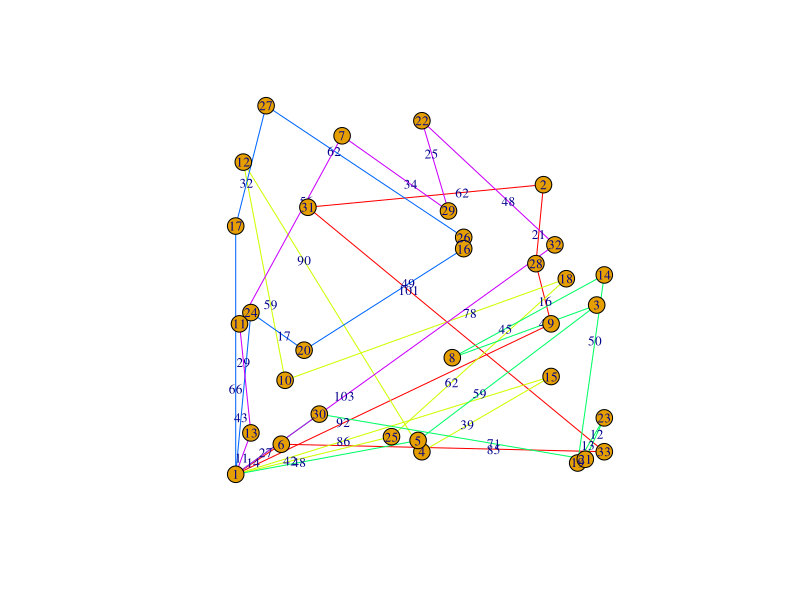
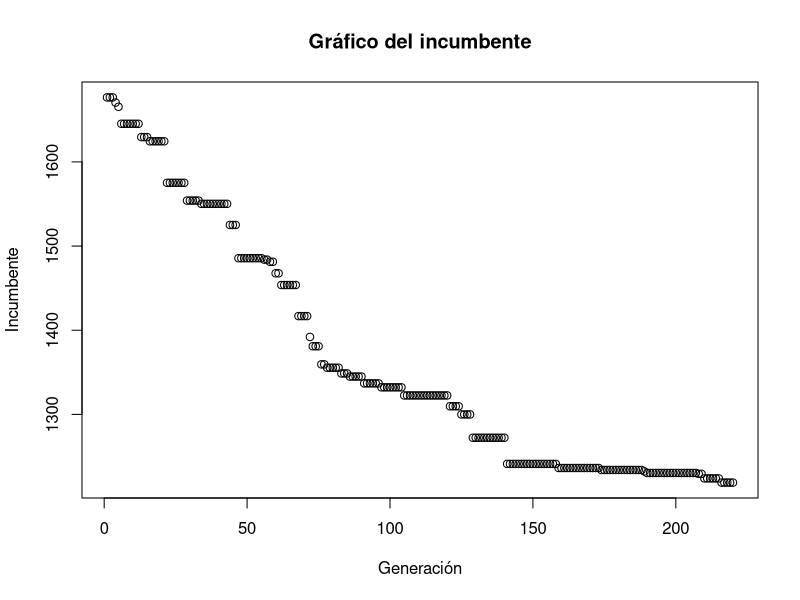
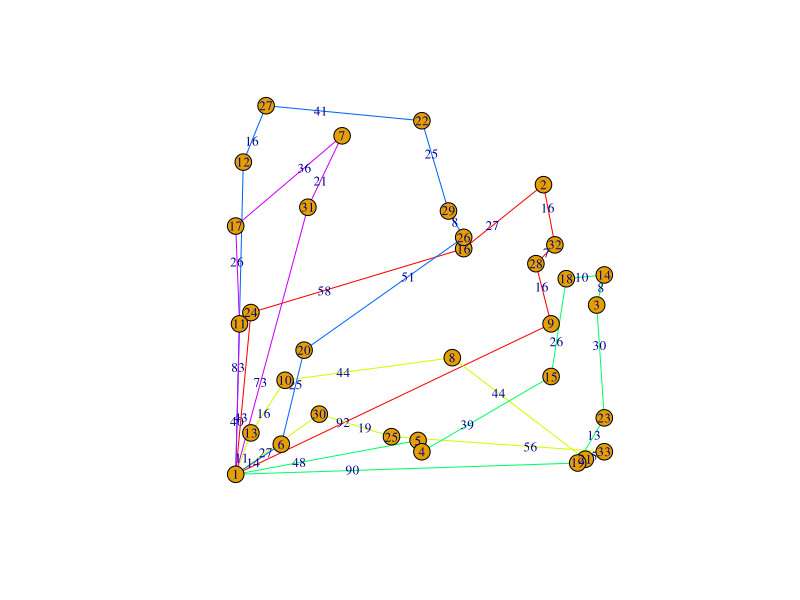
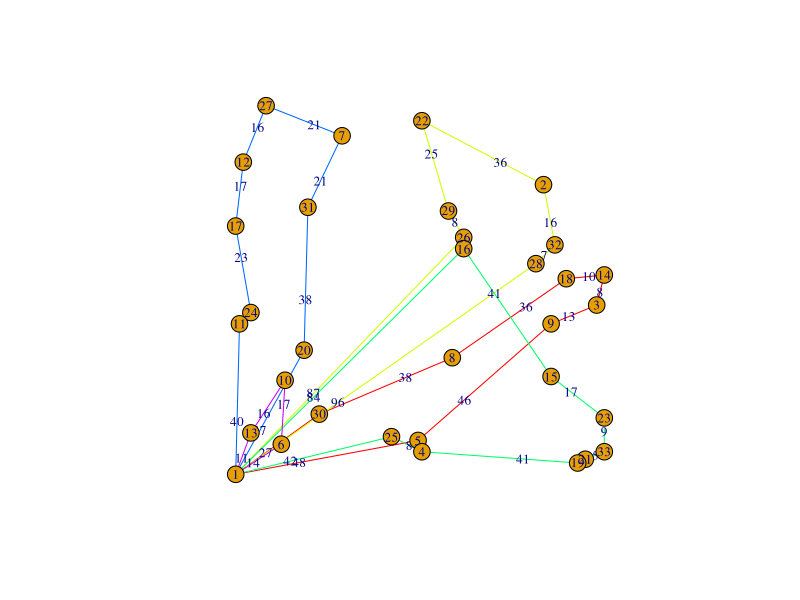
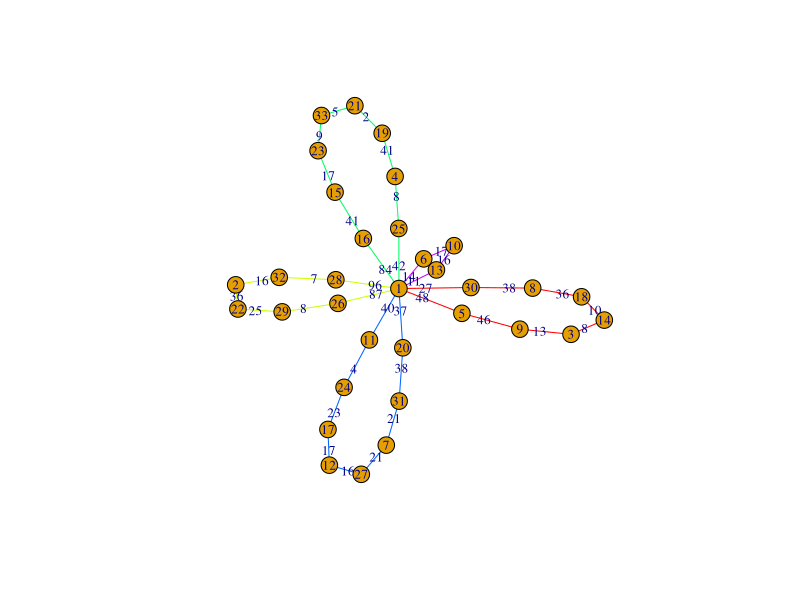

Write the R code that produced these figures, in order.
## ---- chunk 1
library(readxl)
library(igraph)
Datos_Ruteo <- read_excel("Datos Ruteo.xlsx")
## ---- chunk 2
reinicializacion_periodica <- TRUE # Indica si se activará la reinicialización periódica
periodo_reinicializacion <- 100 # cada cuantas generaciones hacerlo
n <- 32 #numero de ciudades
dep <- 1 #número de depositos
dj <- Datos_Ruteo$`Demanda (uds.)`[-1] #demandas eliminando la demanda del deposito.
Q <- 100 # Capacidad de un vehiculo
tampo <- 50 # tamaño de población
m <- 4 #tamaño de muestra
gen <- 220 # numero de generaciones
iter <- gen*tampo #número de iteraciones
tc <- 0.8 #tasa de cruzamiento
tm <- 0.2 #tasa de mutación
cambio <- c(0.6,0.8,1,0.1) # cambios en la tasas de mutación
genera <- gen/4 # etapas donde se modifican las tasas
## ---- chunk 3
distancias <- matrix(0,nrow = (n+dep),ncol = (n+dep),byrow = T)
for (i in 1:(n+dep)) {
  for (j in 1:(n+dep)) {
    a <- Datos_Ruteo$x[j]-Datos_Ruteo$x[i]
    b <- Datos_Ruteo$y[j]-Datos_Ruteo$y[i]
    distancias[i,j] <- sqrt((a^2)+(b^2))  
  }
}
## ---- chunk 4
rut <- function(x){
  bodega <- Q
  ruta <- c(0)
  for (i in 1:n) {
    if (bodega>= dj[x[i]]) {
      ruta <- c(ruta,x[i])
      bodega <- bodega-dj[x[i]]
    } else{
      ruta <- c(ruta,0,x[i])
      bodega <- Q-dj[x[i]]
    }
  }
  ruta <- c(ruta,0)
  ruta <- ruta+1
  return(ruta)
}

## ---- chunk 5
f.o <- function(x){
  ruta <- rut(x)
  distan1 <- 0
  for (i in 1:(length(ruta)-1)) {
    distan1[i] <- distancias[ruta[i],ruta[(i+1)]]  
  }
  EV <- sum(distan1)
  return(EV)
}
## ---- chunk 6
poblacion = matrix(0, nrow = tampo, ncol = n)
for (i in 1:tampo) {
  poblacion[i,] <- sample(1:n, n, replace = F)
}
EV = apply(poblacion, 1, f.o)

## ---- chunk 7
selector <- function(){
  muestra = sample(1:tampo, m)
  
  EV[muestra]
  
  mejor <- which.min(EV[muestra])
  
  posi <- muestra[mejor]
  
  return(poblacion[posi,])
}
## ---- chunk 8
cruzamiento=function(pa,ma){
  corte1 <- sample(1:(n-1),1)
  excluir <- c(corte1-1,corte1,corte1+1)
  conj <- setdiff(1:(n-1),excluir)
  corte2 <- sample(conj,1)
  pc <- c(corte1,corte2)
  
  extr_iz1 <- pa[1:min(pc)]
  extr_dere1 <- pa[-(1:max(pc))]
  vector_temp1 <- c(extr_iz1,extr_dere1)
  
  cont <- 0
  for(i in 1:n){
    cont[i] <- sum(ma[i]==vector_temp1)
    pos1 <- which(cont==0)
    extr_cent1 <- c(ma[pos1])
  }
  
  hijo1 <- c(extr_iz1,extr_cent1,extr_dere1)
  
  extr_iz2 <- ma[1:min(pc)]
  extr_dere2 <- ma[-(1:max(pc))]
  vector_temp2 <- c(extr_iz2,extr_dere2)
  
  cont <- 0
  for(i in 1:n){
    cont[i] <- sum(pa[i]==vector_temp2)
    pos2 <- which(cont==0)
    extr_cent2 <- c(pa[pos2])  
    
    
  }
  hijo2 <- c(extr_iz2,extr_cent2,extr_dere2)
  if(runif(1)<0.5){
    hijo_select <- hijo1
  }else{
    hijo_select <- hijo2
  }
  
  return(hijo_select)
}
## ---- chunk 9
mutacion <- function(hijo){
  cambio <- sample(1:n,2,replace = F)
  provi <- hijo[cambio[1]]
  hijo[cambio[1]] <- hijo[cambio[2]]
  hijo[cambio[2]] <- provi
  return(hijo)
}
## ---- chunk 10
EV # Evaluación de todos los individuos de la población inicial

## ---- chunk 11
ruta <- rut(poblacion[which.min(EV),])
enlaces <- matrix(NA, ncol = 2, nrow = length(ruta) - 1)
for (i in 1:(length(ruta) - 1)) {
  enlaces[i, ] <- c(ruta[i], ruta[i + 1])
}

dis <- c(0)
for (i in 1:length(enlaces[,1])) {
  dis[i] <- distancias[enlaces[i,1],enlaces[i,2]] 
}
contador <- 1
grupo <- c()
for (i in 1:length(enlaces[,1])) {
  grupo <- c(grupo,contador)
  if (as.vector(enlaces[,2])[i]==1) {
    contador = contador + 1 
  }
  
}
numeros_unicos <- unique(grupo)

# Generar una paleta de colores basada en el número de números únicos
paleta_colores <- rainbow(length(numeros_unicos))

# Crear un vector de colores asignando un color a cada número único
colores <- paleta_colores[match(grupo, numeros_unicos)]
enlaces <- cbind(from = enlaces[,1],to = enlaces[,2],grupo, colores,dis = trunc(dis))

red <- graph_from_data_frame(enlaces, directed = FALSE)
V(red)$demanda <- Datos_Ruteo$`Demanda (uds.)`
coordenadas <- cbind(Datos_Ruteo$x[unique(ruta)],Datos_Ruteo$y[unique(ruta)])
plot(red,edge.label = E(red)$dis,layout = coordenadas,
     vertex.size = 9, vertex.label.cex = 0.8, edge.label.cex = 0.8,
     edge.color = E(red)$colores)
## ---- chunk 12
t <- proc.time() # evaluar el tiempo de procesamiento antes de aplicar el algoritmo
x <- 0 # donde se almacenara el incumbente por generación
generacion_actual <- 1 # definira en que generación se encuentra el algoritmo

for (i in 1:iter) {
  pa <- selector()
  ma <- selector()
  
  if(runif(1)<=tc){
    hijo_select <- cruzamiento(pa,ma)
  }else{
    hijo_1 <- pa
    hijo_2 <- ma
    if (runif(1)<=0.5) {
      hijo_select <- hijo_1
    }else{
      hijo_select <- hijo_2
    }
  }
  
  
  #Mutacion
  if(runif(1)<=tm){
    hijo_mutado <- mutacion(hijo_select)
  }else{
    hijo_mutado <- hijo_select
  }
  
  #Ingreso del hijo a la población
  existe = 0
  total=matrix(0,nrow = tampo,ncol = n)
  for (k in 1:tampo) {
    total[k,]=abs(hijo_mutado-poblacion[k,])
    if(sum(total[k,])==0){
      existe=1
      break
    }
  }
  
  if(existe==0 & f.o(hijo_mutado)<max(EV)){
    pos_reem <- which.max(EV)
    poblacion[pos_reem,]=hijo_mutado
    EV[pos_reem]=f.o(hijo_mutado)
  }
  
  if(i%%tampo==0){
    x[i/tampo] <- min(EV)
  }

  if (i%%(genera*tampo)==0) {
    tm <- cambio[(i/(genera*tampo))]
  }
  
  if (reinicializacion_periodica && generacion_actual %% periodo_reinicializacion == 0) {
    cambio <- order(EV,decreasing = T)[1:(tampo-3)]
    for (i in 1:length(cambio)) {
      poblacion[cambio[i],] <- sample(1:n, n, replace = F)
    }
    EV = apply(poblacion, 1, f.o)
  }
  
  generacion_actual <- generacion_actual + 1
}
proc.time() - t

## ---- chunk 13
min(EV) 
#El mejor individuo:
rut(poblacion[which.min(EV),])
## ---- chunk 14
plot(x, main = "Gráfico del incumbente", xlab = "Generación",
     ylab = "Incumbente")

## ---- chunk 15
ruta <- rut(poblacion[which.min(EV),])
enlaces <- matrix(NA, ncol = 2, nrow = length(ruta) - 1)
for (i in 1:(length(ruta) - 1)) {
  enlaces[i, ] <- c(ruta[i], ruta[i + 1])
}

dis <- c(0)
for (i in 1:length(enlaces[,1])) {
  dis[i] <- distancias[enlaces[i,1],enlaces[i,2]] 
}
contador <- 1
grupo <- c()
for (i in 1:length(enlaces[,1])) {
  grupo <- c(grupo,contador)
  if (as.vector(enlaces[,2])[i]==1) {
    contador = contador + 1 
  }
  
}
numeros_unicos <- unique(grupo)

# Generar una paleta de colores basada en el número de números únicos
paleta_colores <- rainbow(length(numeros_unicos))

# Crear un vector de colores asignando un color a cada número único
colores <- paleta_colores[match(grupo, numeros_unicos)]
enlaces <- cbind(from = enlaces[,1],to = enlaces[,2],grupo, colores,dis = trunc(dis))

red <- graph_from_data_frame(enlaces, directed = FALSE)
V(red)$demanda <- Datos_Ruteo$`Demanda (uds.)`
coordenadas <- cbind(Datos_Ruteo$x[unique(ruta)],Datos_Ruteo$y[unique(ruta)])
plot(red,edge.label = E(red)$dis,layout = coordenadas,
     vertex.size = 9, vertex.label.cex = 0.8, edge.label.cex = 0.8,edge.color = E(red)$colores)

## ---- chunk 16
solucion <- c(4,8,2,13,17,7,29,27,31,1,21,28,25,15,14,22,32,20,18,3,24,19,30,6,26,11,
              16,23,10,12,9,5)
ruta <- rut(solucion)
ruta # rutas formadas
f.o(solucion)# valor de la función objetivo para esta solución
## ---- chunk 17
enlaces <- matrix(NA, ncol = 2, nrow = length(ruta) - 1)
for (i in 1:(length(ruta) - 1)) {
  enlaces[i, ] <- c(ruta[i], ruta[i + 1])
}

dis <- c(0)
for (i in 1:length(enlaces[,1])) {
  dis[i] <- distancias[enlaces[i,1],enlaces[i,2]] 
}
contador <- 1
grupo <- c()
for (i in 1:length(enlaces[,1])) {
  grupo <- c(grupo,contador)
  if (as.vector(enlaces[,2])[i]==1) {
    contador = contador + 1 
  }
  
}
numeros_unicos <- unique(grupo)

# Generar una paleta de colores basada en el número de números únicos
paleta_colores <- rainbow(length(numeros_unicos))

# Crear un vector de colores asignando un color a cada número único
colores <- paleta_colores[match(grupo, numeros_unicos)]
enlaces <- cbind(from = enlaces[,1],to = enlaces[,2],grupo, colores,dis = trunc(dis))

red <- graph_from_data_frame(enlaces, directed = FALSE)
V(red)$demanda <- Datos_Ruteo$`Demanda (uds.)`

coordenadas <- cbind(Datos_Ruteo$x[unique(ruta)],Datos_Ruteo$y[unique(ruta)])
plot(red,edge.label = E(red)$dis,layout = coordenadas,
     vertex.size = 9, vertex.label.cex = 0.8, edge.label.cex = 0.8,
     edge.color = E(red)$colores)



## ---- chunk 18
plot(red,edge.label = E(red)$dis,
     vertex.size = 9, vertex.label.cex = 0.8, edge.label.cex = 0.8,
     edge.color = E(red)$colores)
